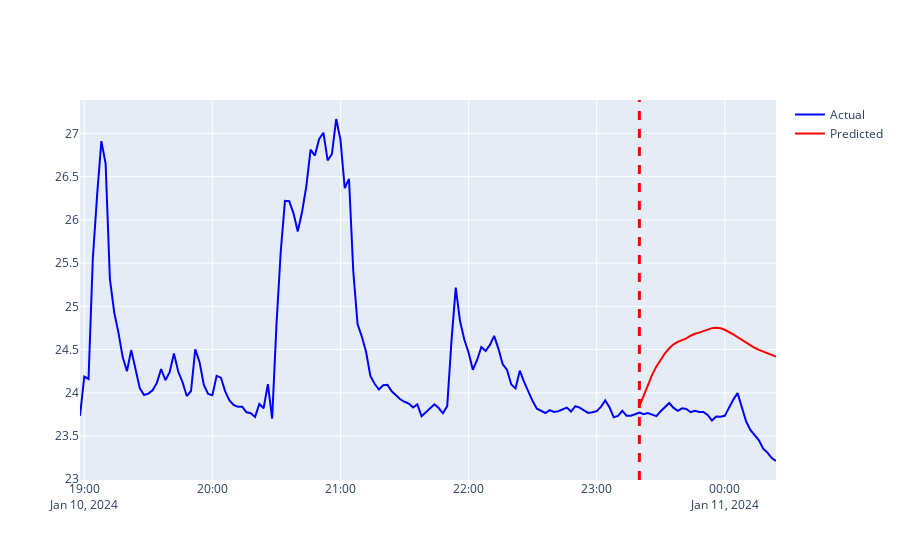

The cell this chart's notebook holds for it:
### Code cell
import plotly.graph_objects as go

fig = go.Figure()

fig.add_trace(go.Scatter(
    x=df['createdAt'],
    y=df['temperature'],
    name="Actual",
    mode='lines',
    marker=dict(color="blue"),
))

# add vertical line at the beginning of the start date of df_pred
fig.add_vline(x=df_pred['createdAt'][0], line_width=3, line_dash="dash", line_color="red")
fig.add_trace(go.Scatter(
    x=df_pred['createdAt'],
    y=df_pred['predicted_mean'],
    name="Predicted",
    mode='lines',
    marker=dict(color="red"),
))
fig.show()

### Figure 1 — Plotly figure (JSON) as saved in the notebook; plotly's stock layout.template omitted (floating-point values rounded to 4 significant figures; data arrays with more than 128 entries replaced by an {"elided": "..."} marker saying what was removed)
{"data": [{"marker": {"color": "blue"}, "mode": "lines", "name": "Actual", "type": "scatter", "x": {"elided": "164 str values"}, "y": {"elided": "164 float values"}}, {"marker": {"color": "red"}, "mode": "lines", "name": "Predicted", "type": "scatter", "x": ["2024-01-10T23:20:00", "2024-01-10T23:22:00", "2024-01-10T23:24:00", "2024-01-10T23:26:00", "2024-01-10T23:28:00", "2024-01-10T23:30:00", "2024-01-10T23:32:00", "2024-01-10T23:34:00", "2024-01-10T23:36:00", "2024-01-10T23:38:00", "2024-01-10T23:40:00", "2024-01-10T23:42:00", "2024-01-10T23:44:00", "2024-01-10T23:46:00", "2024-01-10T23:48:00", "2024-01-10T23:50:00", "2024-01-10T23:52:00", "2024-01-10T23:54:00", "2024-01-10T23:56:00", "2024-01-10T23:58:00", "2024-01-11T00:00:00", "2024-01-11T00:02:00", "2024-01-11T00:04:00", "2024-01-11T00:06:00", "2024-01-11T00:08:00", "2024-01-11T00:10:00", "2024-01-11T00:12:00", "2024-01-11T00:14:00", "2024-01-11T00:16:00", "2024-01-11T00:18:00", "2024-01-11T00:20:00", "2024-01-11T00:22:00", "2024-01-11T00:24:00"], "y": [23.84, 23.97, 24.1, 24.21, 24.31, 24.39, 24.46, 24.52, 24.56, 24.59, 24.61, 24.63, 24.66, 24.68, 24.7, 24.71, 24.73, 24.75, 24.75, 24.75, 24.73, 24.7, 24.68, 24.64, 24.61, 24.58, 24.55, 24.52, 24.5, 24.48, 24.45, 24.44, 24.42]}], "layout": {"shapes": [{"line": {"color": "red", "dash": "dash", "width": 3}, "type": "line", "x0": "2024-01-10T23:20:00", "x1": "2024-01-10T23:20:00", "xref": "x", "y0": 0, "y1": 1, "yref": "y domain"}]}}
